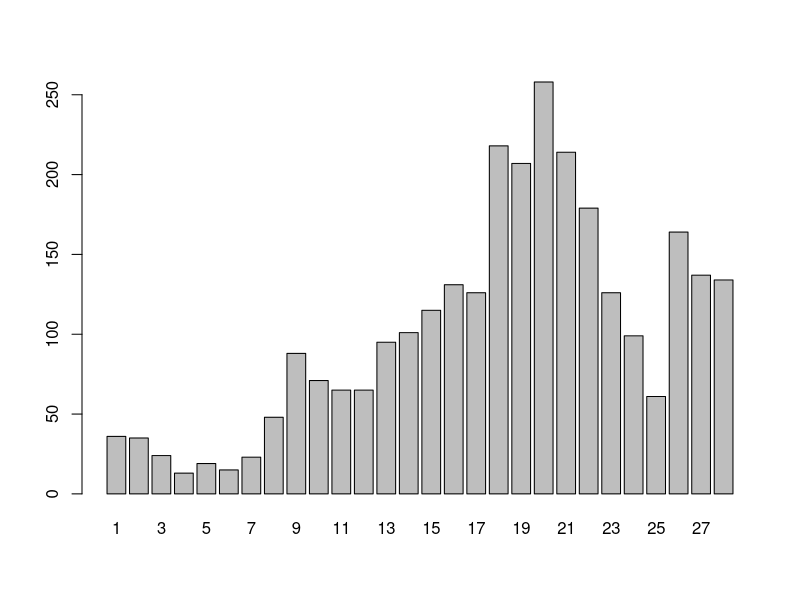
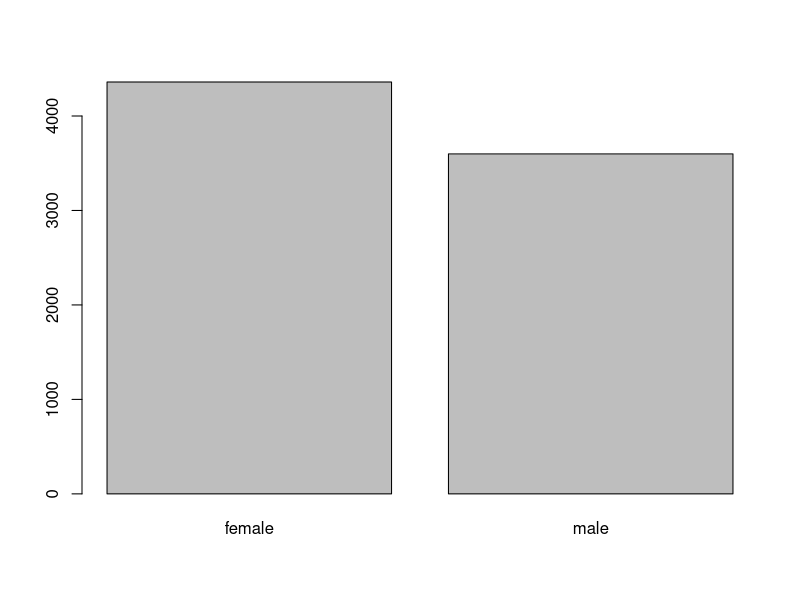
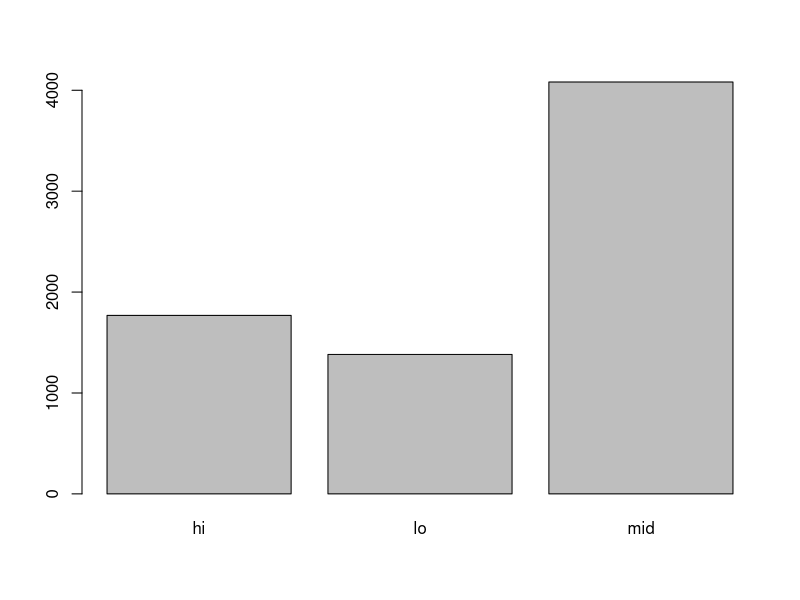
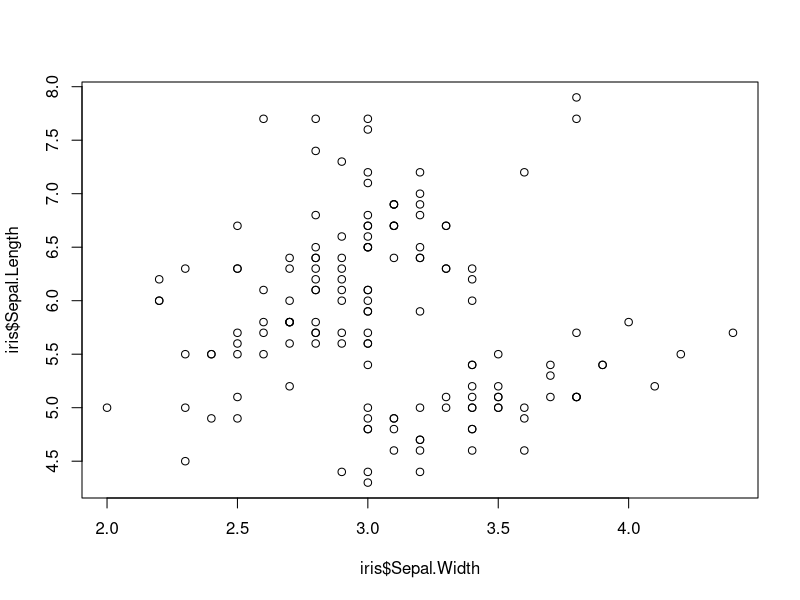
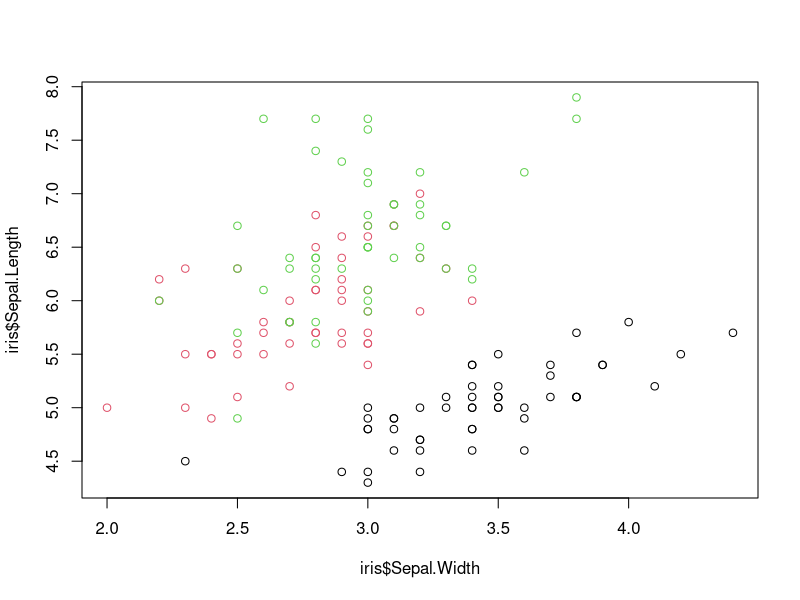
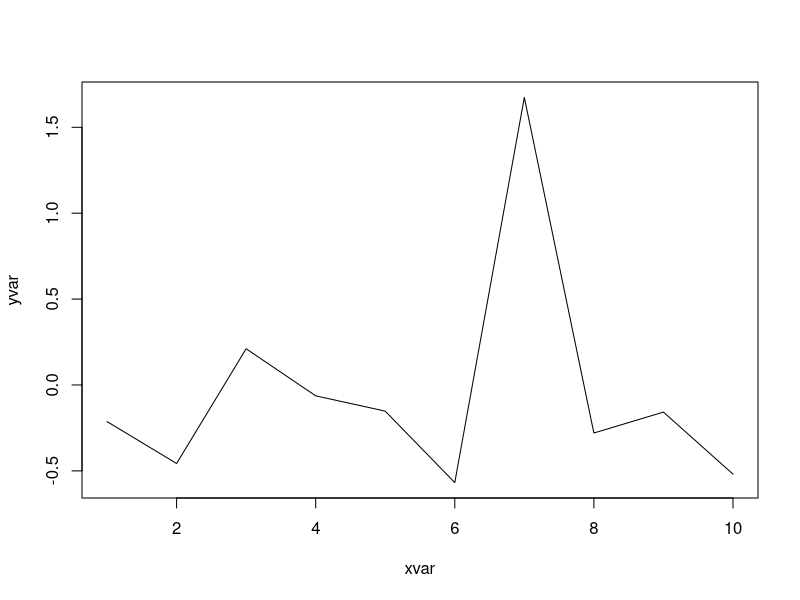
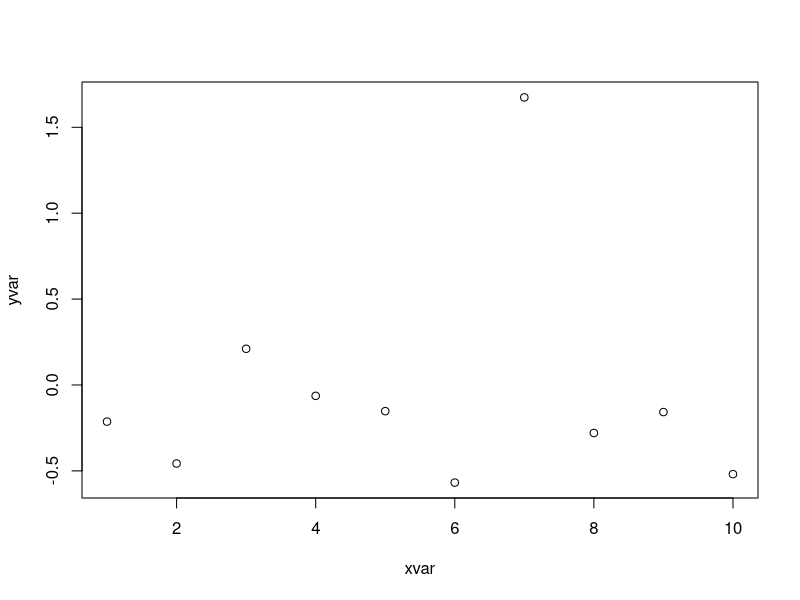
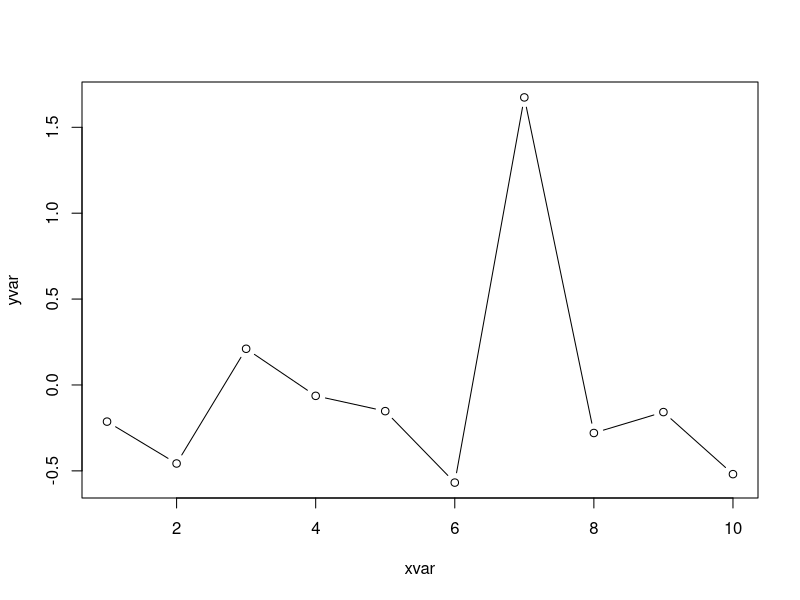

The R source for these figures, in order:
## ---- chunk 1
knitr::opts_chunk$set(message=FALSE, warning=FALSE, fig.align="center")
## ---- chunk 2
# 1. read in data
#x 2. add "subj_" to `id` and make a factor/char
#x 4. do something with `raceenc1` and `raceenc2`
#x 5. melt over `nat*(y)`'s
#x 6. filter out all NA's from value col
#x 7. delete trailing `y`'s with regex
#x 8. collapse levels of income into "hi", "mid", "lo"


# 9. simple plots w base + qplot
# 10. formula interface for base plotting
# 
# 11. a buncha ggplots!
# 
# 12. how to apply this to your situation

# note: "%in%" <- function(x, table) match(x, table, nomatch = 0) > 0

## ---- chunk 3
# to make nicer-looking tables:
# knitr::kable(t(as.table(colSums(is.na(dat)))))
# knitr::kable(table(dat$form), col.names=c("form","count"))
# knitr::kable(table(dat$sex), col.names=c("sex", "count"))
## ---- chunk 4
# read in the data and do some initial inspection
dat <- read.csv("datasets/gss_2016_test.csv") 

# check for na's (none, yay!...but are there *really* none?!)
colSums(is.na(dat))

str(dat)
head(dat, n=5)
## ---- chunk 5
# now check + clean up + transform columns as necessary

# `id` is an identifier, not a number
dat$id <- paste0("resp", dat$id)

# `form` has just two levels
table(dat$form)

# so we can recode it with `ifelse()`
dat$form <- ifelse(dat$form==1, "standard", "alternate_y")

# `sex` has just two levels
table(dat$sex)

# so we can recode it with `ifelse()`
dat$sex <- ifelse(dat$sex==1, "male", "female")

# income has lots of different values
# ALSO BTW YAY FIRST PLOT! 
barplot(table(dat$INCOME16))

# so we'll have to recode it in a more mechanical fashion...

# one option:
# recode income to `hi` or `mid` or `lo`, according to external values
lo  <- 1:12; mid <- 13:21; hi  <- 22:26
dat$income_cat <- ifelse(
  dat$INCOME16 %in% lo, "lo", ifelse(
    dat$INCOME16 %in% mid, "mid", ifelse(
      dat$INCOME16 %in% hi, "hi", NA
    )
  )
); rm(lo); rm(mid); rm(hi)

# another option:
# read in external vals as a table, and just sub in values for numeric codes
income <- read.csv(
  "datasets/lookup_income.csv", header=FALSE, col.names=c("num","val"), 
  stringsAsFactors=FALSE
)
# make a vector with values equal to income$val, and names income$num
income_lkup        <- as.vector(income$val)
names(income_lkup) <- income$num

# recode the income column by matching vals w the lookup table names
dat$income_range <- income_lkup[match(dat$INCOME16, names(income_lkup))]

# remove the original income col
dat$INCOME16 <- NULL
## ---- chunk 6
# let's check out the race cols again
table(dat$racecen1, useNA="always")
table(dat$racecen2, useNA="always")

# kinda messy...let's just extract the census's notion of "ethnicity"
# (i.e. hispanic or non-hispanic)

# first read in our associative array of keys and values
race <- read.csv(
  "datasets/lookup_race.csv", header=FALSE, col.names=c("num","val"),
  stringsAsFactors=FALSE
)
race_lkup        <- as.vector(race$val)
names(race_lkup) <- race$num

dat$racecen1 <- ifelse(dat$racecen1 %in% c(0,98,99), NA, dat$racecen1)
dat$racecen2 <- ifelse(dat$racecen2 %in% c(0,98,99), NA, dat$racecen2)

dat$racecen1 <- race_lkup[match(dat$racecen1, names(race_lkup))]
dat$racecen2 <- race_lkup[match(dat$racecen2, names(race_lkup))]

dat$hisp <- ifelse(
  dat$racecen1=="Hispanic", "hispanic", "nonhispanic"
)
dat$hisp[dat$racecen2=="Hispanic"] <- "hispanic"

# now we can safely eliminate the `racecen1/2` columns
dat$racecen1 <- NULL; dat$racecen2 <- NULL
## ---- chunk 7
# now we have everything except the outcome vars
# reorganize the df the way we want it
dem_cols  <- c("id", "year", "form", "sex", "age", "income_cat", "hisp")
item_cols <- names(dat)[startsWith(names(dat), "nat")]
dat <- dat[, c(dem_cols, item_cols)]
## ---- chunk 8
# NATFARE/NATFAREY/NATCITY/NATCITYY/NATRACE/NATRACEY
#    9        "No answer"
#    8        "Don't know"
#    3        "Too much"
#    2        "About right"
#    1        "Too little"
#    0        "Not applicable"

library("reshape2")
dat <- melt(dat, id.vars=dem_cols)
dat$variable <- as.character(dat$variable)
names(dat)[names(dat)=="variable"] <- "item"
names(dat)[names(dat)=="value"]    <- "response"

# let's check out what we have now:
knitr::kable(head(dat, n=10))
## ---- chunk 9
# toss all the rows w/o real answers
dat <- dat[!dat$response %in% c(9, 8, 0), ]

# make a lookup table for the responses
val_lkup <- c(`1`="too little", `2`="about right", `3`="too much")

# recode responses as character
dat$response <- as.character(val_lkup[match(dat$response, names(val_lkup))])

# look at a table
knitr::kable(table(dat$response, useNA="ifany"), col.names=c("resp", "freq"), pad=0)
## ---- chunk 10
knitr::kable(table(dat$item, useNA="ifany"), col.names=c("item", "freq"), pad=0)
## ---- chunk 11
# for now we'll just toss all y's to make life easier
dat$item <- gsub("y", "", dat$item)

# confirm that we have just three vals now
knitr::kable(table(dat$item, useNA="ifany"), col.names=c("item", "freq"), pad=0)
## ---- chunk 12
# many ways to summarize data by groups!

# frequency tables
table(dat$sex, dat$response)
table(dat$income_cat, dat$response)

# tables can have arbitrary dimensions, but even three is tough to parse...
# table(dat$sex, dat$income_cat, dat$response)

# cross-tabulate 
xtabs( ~ sex + income_cat, data=dat)
xtabs( ~ response + sex + income_cat, data=dat)

# marginal proportions
# **exercise** try setting margin=2
prop.table(xtabs( ~ response + income_cat, data=dat), margin=1)
prop.table(table(dat$response, dat$income_cat), margin=1)

# dplyr::summarize()/group_by() is my drug of choice:
library("dplyr")
dat %>% group_by(sex, income_cat) %>% summarize(
  num_obs = length(response),
  num_toolittle = sum(response=="too little", na.rm=TRUE),
  prop_toolittle  = num_toolittle / num_obs,
  num_aboutright = sum(response=="about right", na.rm=TRUE),
  prop_aboutright = num_aboutright / num_obs,
  num_toomuch = sum(response=="too much", na.rm=TRUE),
  prop_toomuch = num_toomuch / num_obs
  # the `mutate_if()` is just to make it display nicer
) %>% mutate_if(is.numeric, round, digits=3) %>% data.frame()

dat %>% group_by(item, form) %>% summarize(
  num_obs = length(response),
  num_toolittle = sum(response=="too little", na.rm=TRUE),
  prop_toolittle  = num_toolittle / num_obs,
  num_aboutright = sum(response=="about right", na.rm=TRUE),
  prop_aboutright = num_aboutright / num_obs,
  num_toomuch = sum(response=="too much", na.rm=TRUE),
  prop_toomuch = num_toomuch / num_obs
) %>% mutate_if(is.numeric, round, digits=3) %>% data.frame()


# can use formula interface with `aggregate()`
aggregate(age ~ sex + income_cat, FUN="mean", data=dat)
aggregate(age ~ sex + income_cat, FUN="sd", data=dat)
aggregate(age ~ sex + income_cat, FUN=function(x) round(mean(x)), data=dat)

# write a custom function for aggregating
custom_summary <- function(x){
  c(mean=round(mean(x)), sd=round(sd(x)), min=min(x), max=max(x))
}
aggregate(age ~ sex + income_cat, FUN=custom_summary, data=dat)
## ---- chunk 13
# barplots made from a table
barplot(table(dat$sex))
barplot(table(dat$income_cat))
## ---- chunk 14
# basic scatterplot
plot(iris$Sepal.Width, iris$Sepal.Length)
# with color coding
plot(iris$Sepal.Width, iris$Sepal.Length, col=iris$Species)
## ---- chunk 15
xvar <- 1:10
yvar <- rnorm(xvar)
# line plot (nice for time-series)
plot(xvar, yvar, type="l")
# scatter
plot(xvar, yvar, type="p")
# both
plot(xvar, yvar, type="b")
# other options are "c", "o", "S"/"s", "h", "n"
## ---- chunk 16
# histograms for numeric univariate distributions
# this is probably the base plotting function i use the most
hist(dat$age)
## ---- chunk 17
pdat <- dat %>% group_by(sex, income_cat, item, form) %>% summarize(
  num_obs = length(response),
  mean_age = mean(age, na.rm=TRUE),
  prop_toolittle  = sum(response=="too little", na.rm=TRUE) / num_obs,
  prop_aboutright = sum(response=="about right", na.rm=TRUE) / num_obs,
  prop_toomuch = sum(response=="too much", na.rm=TRUE) / num_obs
) %>% mutate_if(is.numeric, round, digits=3) %>% 
  melt(measure.vars=c("prop_toolittle","prop_aboutright","prop_toomuch")) %>% 
  data.frame()

# make sure income is ordered how we want it (the others dont matter)
pdat$income_cat <- factor(pdat$income_cat, levels=c("lo","mid","hi"))

## ---- chunk 18
library("ggplot2")

# scatterplots

# regular
ggplot(pdat, aes(x=mean_age, y=value)) +
  geom_point()

# color-coded
ggplot(pdat, aes(x=mean_age, y=value, color=variable)) +
  geom_point()

ggplot(pdat, aes(x=mean_age, y=value, color=income_cat)) +
  geom_point()

# size-coded
ggplot(pdat, aes(x=mean_age, y=value, size=num_obs)) + 
  geom_point()

# size- and color-coded
ggplot(pdat, aes(x=mean_age, y=value, size=num_obs, color=income_cat)) + 
  geom_point()
## ---- chunk 19
# first group the data by item and get proportions for each response
boosh <- dat %>% group_by(item) %>% summarize(
  prop_toolittle  = sum(response=="too little", na.rm=TRUE) / n(),
  prop_aboutright = sum(response=="about right", na.rm=TRUE) / n(),
  prop_toomuch = sum(response=="too much", na.rm=TRUE) / n()
) %>% melt(id.vars="item")

# now make some plots
ggplot(boosh, aes(x=item, y=value, fill=variable)) + geom_bar(stat="identity")

ggplot(boosh, aes(x=item, y=value, fill=variable)) +
  geom_bar(stat="identity", position="dodge") 

ggplot(boosh, aes(x="", y=value, fill=variable)) +
  geom_bar(stat="identity", position="dodge") +
  facet_wrap(~item)
## ---- chunk 20
# first group the data by item and get proportions for each response
boosh <- dat %>% group_by(item, form) %>% summarize(
  prop_toolittle  = sum(response=="too little", na.rm=TRUE) / n(),
  prop_aboutright = sum(response=="about right", na.rm=TRUE) / n(),
  prop_toomuch = sum(response=="too much", na.rm=TRUE) / n()
) %>% melt(id.vars=c("item","form")) %>% data.frame()

knitr::kable(boosh)
## ---- chunk 21
ggplot(boosh, aes(x=variable, y=value, fill=form)) + 
  geom_bar(stat="identity", position="dodge") +
  facet_wrap(~item) 

ggplot(boosh, aes(x=item, y=value, fill=form)) + 
  geom_bar(stat="identity", position="dodge") +
  facet_wrap(~variable) 



ggplot(boosh, aes(x=variable, y=value)) +
  geom_bar(stat="identity", position="dodge") +
  facet_grid(item ~ form) 

ggplot(boosh, aes(x=variable, y=value, fill=variable)) +
  geom_bar(stat="identity", position="dodge") +
  facet_grid(item~form) 


## ---- chunk 22
# control the color coding

# move the legend position

# label the axes and plot

# add a caption

# add labels for the values

# axis limits and axis ticks

# ...
## ---- chunk 23
# [APPENDIX CONTENT]
## ---- chunk 24
library("dplyr")
dat16 <- read.csv("datasets/gss_2016_test.csv") %>% mutate(
  id = paste0("resp_", id),
  form = ifelse(form==1, "standard", "alternate_y"),
  sex = ifelse(sex==1, "male", "female")
)
